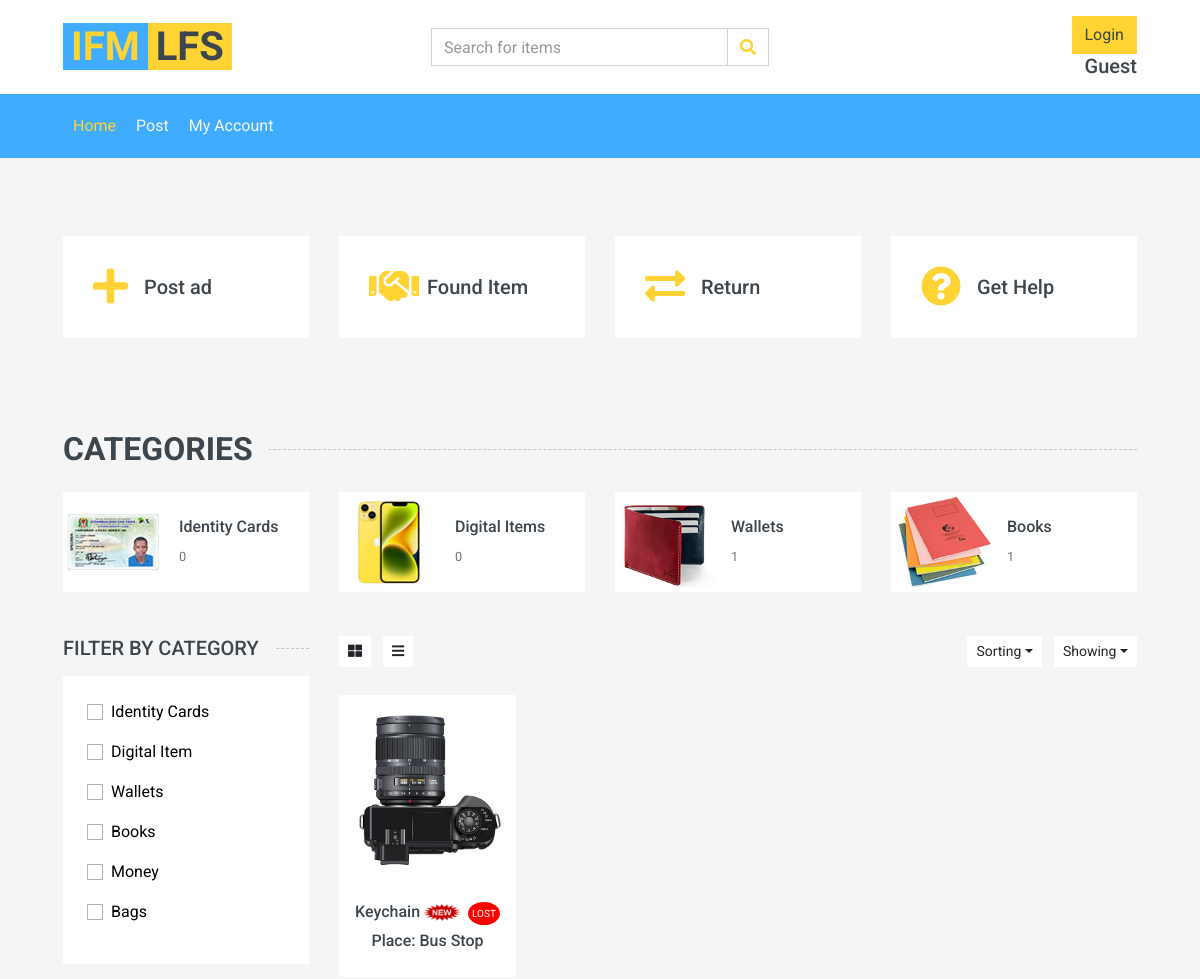
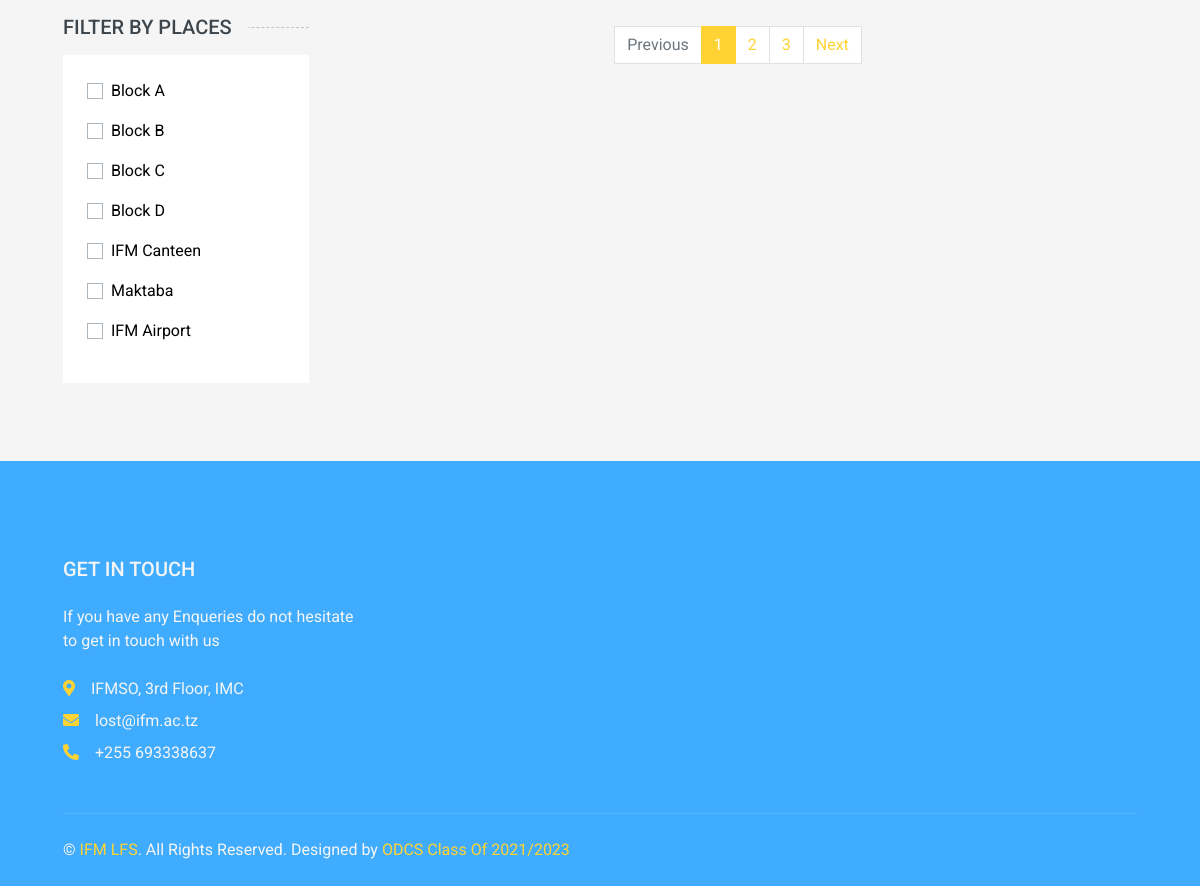
/items.php?sorterfound=Found, run on the app's committed database (2 pictures, top to bottom).
### tables this page shows
CREATE TABLE `categories` (
  `id` int(11) NOT NULL AUTO_INCREMENT,
  `category_name` varchar(50) NOT NULL,
  `link` varchar(50) NOT NULL,
  PRIMARY KEY (`id`)
);

CREATE TABLE `places` (
  `id` int(11) NOT NULL AUTO_INCREMENT,
  `place_name` varchar(50) NOT NULL,
  PRIMARY KEY (`id`)
);

CREATE TABLE `items` (
  `item_id` int(11) NOT NULL AUTO_INCREMENT,
  `item_name` varchar(255) DEFAULT NULL,
  `category` varchar(255) DEFAULT NULL,
  `description` varchar(255) DEFAULT NULL,
  `postedby` int(11) DEFAULT NULL,
  `location_found` varchar(255) DEFAULT NULL,
  `location_lost` varchar(255) DEFAULT NULL,
  `date_found` varchar(255) DEFAULT NULL,
  `date_lost` varchar(255) DEFAULT NULL,
  `owner_name` varchar(255) DEFAULT NULL,
  `owner_contact` varchar(255) DEFAULT NULL,
  `claimed` tinyint(1) DEFAULT NULL,
  `type` varchar(255) DEFAULT NULL,
  `claimed_by` varchar(255) DEFAULT NULL,
  `claimed_date` date DEFAULT NULL,
  `image` varchar(50) DEFAULT NULL,
  PRIMARY KEY (`item_id`),
  KEY `postedby` (`postedby`),
  CONSTRAINT `items_ibfk_1` FOREIGN KEY (`postedby`) REFERENCES `users` (`id`)
);

### items.php (the view, shortened to what the rows shown need)
<!DOCTYPE html>
<html lang="en">
<head>
    <link href="https://cdnjs.cloudflare.com/ajax/libs/font-awesome/5.10.0/css/all.min.css" rel="stylesheet">
    <link href="lib/animate/animate.min.css" rel="stylesheet">
    <link href="lib/owlcarousel/assets/owl.carousel.min.css" rel="stylesheet">
    <link href="css/style.css" rel="stylesheet">
</head>
<body>
    <div class="container-fluid pt-5">
        <div class="row px-xl-5 pb-3">
            <div class="col-lg-3 col-md-6 col-sm-12 pb-1">
                <div class="d-flex align-items-center bg-light mb-4" style="padding: 30px;">
                    <a href="post.php"><h1 class="fa fa-plus text-primary m-0 mr-3"></h1></a>
                </div>
            </div>
            <div class="col-lg-3 col-md-6 col-sm-12 pb-1">
                <div class="d-flex align-items-center bg-light mb-4" style="padding: 30px;">
                    <a href="#"><h1 class="fa fa-handshake text-primary m-0 mr-2"></h1></a>
                </div>
            </div>
            <div class="col-lg-3 col-md-6 col-sm-12 pb-1">
                <div class="d-flex align-items-center bg-light mb-4" style="padding: 30px;">
                    <a href="#"><h1 class="fas fa-exchange-alt text-primary m-0 mr-3"></h1></a>
                </div>
            </div>
            <div class="col-lg-3 col-md-6 col-sm-12 pb-1">
                <div class="d-flex align-items-center bg-light mb-4" style="padding: 30px;">
                    <a href="#"><h1 class="fa fa-question-circle text-primary m-0 mr-3"></h1></a>
                </div>
            </div>
        </div>
    </div>
    <div class="container-fluid pt-5">
        <h2 class="section-title position-relative text-uppercase mx-xl-5 mb-4"><span class="bg-secondary pr-3">Categories</span></h2>
    </div>
    <div class="container-fluid">
        <div class="row px-xl-5">
            <div class="col-lg-3 col-md-4">
                <div class="bg-light p-4 mb-30">
                    <form>
                    <?php
                    include 'helpers/dbcon.inc.php';
                    $query = "SELECT * FROM categories";
                    $res = $conn->query($query);
                    while($row = mysqli_fetch_assoc($res)){
                        $category_name = $row['category_name'];
                        echo "<div class='custom-control custom-checkbox d-flex align-items-center justify-content-between mb-3'>
                        <a href='items.php?sortedby=$category_name' style='color:black'><p class='custom-control-label' for='price-all'>$category_name</p></a>
                        </div>";
                    }
                    ?>
                    </form>
                </div>
                <div class="bg-light p-4 mb-30">
                    <form>
                    <?php
                    include 'helpers/dbcon.inc.php';
                    $query = "SELECT * FROM places";
                    $res = $conn->query($query);
                    while($row = mysqli_fetch_assoc($res)){
                        $place = $row['place_name'];
                        echo "<div class='custom-control custom-checkbox d-flex align-items-center justify-content-between mb-3'>
                        <a href='items.php?sortedbyplace=$place' style='color:black'><p class='custom-control-label' for='price-all'>$place</p></a>
                        </div>";
                    }
                    ?>
                    </form>
                </div>
            </div>
            <div class="col-lg-9 col-md-8">
                <div class="row pb-3">
                    <?php
        include 'helpers/dbcon.inc.php';
        $query = '';
        if(isset($_GET['sortedby'])){
                $sort = mysqli_real_escape_string($conn, $_GET['sortedby']);
                $query = "SELECT * FROM items WHERE category = '$sort'";
        }else if(isset($_GET['sortedbyplace'])){
                $sort = mysqli_real_escape_string($conn, $_GET['sortedbyplace']);
                $query = "SELECT * FROM items WHERE location_found = '$sort' OR location_lost = '$sort'";
        }else if(isset($_GET['sorterfound'])){
            $sort = mysqli_real_escape_string($conn, $_GET['sorterfound']);
            if($sort == 'Found'){
                $query = "SELECT * FROM items WHERE type = '$sort'";
            }else if($sort == 'Lost'){
                $query = "SELECT * FROM items WHERE type = '$sort'";
            }else{
            $query = "SELECT * FROM items";
              }
             }else{
              $query = "SELECT * FROM items";
             }
        $res = $conn->query($query);
        while($row = mysqli_fetch_assoc($res)){
            echo '<div class="col-lg-3 col-md-4 col-sm-6 pb-1">
                <div class="product-item bg-light mb-4">
                    <div class="product-img position-relative overflow-hidden">
                        <img class="img-fluid w-100" src="' . $row["image"] .' " alt="">
                        <div class="product-action">
                            <a class="btn btn-outline-dark btn-square" href="detail.php?id='.$row["item_id"].'"><i class="fa fa-search"></i></a>
                        </div>
                    </div>
                    <div class="text-center py-4">
                        <a class="h6 text-decoration-none text-truncate" href="">' . $row["item_name"] .'<img src="img/new_flash.gif" width="44px" height="33px"> </a><span class="lost-badge">Lost</span><br>
                        <a class="h6 text-decoration-none text-truncate" href="">' . 'Place: '.$row["location_found"] .' </a>
                    </div>
                </div>
            </div>';
        }
            ?>
                </div>
            </div>
        </div>
    </div>
</body>
</html>

### data on the page
categories: category_name "Identity Cards"
categories: category_name "Digital Item"
categories: category_name "Wallets"
categories: category_name "Books"
categories: category_name "Money"
categories: category_name "Bags"
places: place_name "Block A"
places: place_name "Block B"
places: place_name "Block C"
places: place_name "Block D"
places: place_name "IFM Canteen"
places: place_name "Maktaba"
places: place_name "IFM Airport"
items: image (picture), item_name "Keychain", location_found "Bus Stop"

### other printed values
$count "0"
$count "1"
